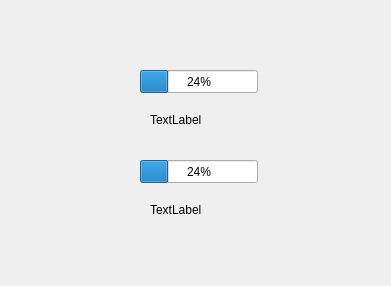
<?xml version="1.0" encoding="UTF-8"?>
<ui version="4.0">
 <class>MyMemoryView</class>
 <widget class="QMainWindow" name="MyMemoryView">
  <property name="geometry">
   <rect>
    <x>0</x>
    <y>0</y>
    <width>391</width>
    <height>286</height>
   </rect>
  </property>
  <property name="windowTitle">
   <string>内存磁盘</string>
  </property>
  <widget class="QWidget" name="centralwidget">
   <widget class="QProgressBar" name="progressBar">
    <property name="geometry">
     <rect>
      <x>140</x>
      <y>70</y>
      <width>118</width>
      <height>23</height>
     </rect>
    </property>
    <property name="value">
     <number>24</number>
    </property>
   </widget>
   <widget class="QLabel" name="label">
    <property name="geometry">
     <rect>
      <x>150</x>
      <y>110</y>
      <width>71</width>
      <height>20</height>
     </rect>
    </property>
    <property name="text">
     <string>TextLabel</string>
    </property>
   </widget>
   <widget class="QProgressBar" name="progressBar_2">
    <property name="geometry">
     <rect>
      <x>140</x>
      <y>160</y>
      <width>118</width>
      <height>23</height>
     </rect>
    </property>
    <property name="value">
     <number>24</number>
    </property>
   </widget>
   <widget class="QLabel" name="label_2">
    <property name="geometry">
     <rect>
      <x>150</x>
      <y>200</y>
      <width>71</width>
      <height>20</height>
     </rect>
    </property>
    <property name="text">
     <string>TextLabel</string>
    </property>
   </widget>
  </widget>
 </widget>
 <resources/>
 <connections/>
</ui>
